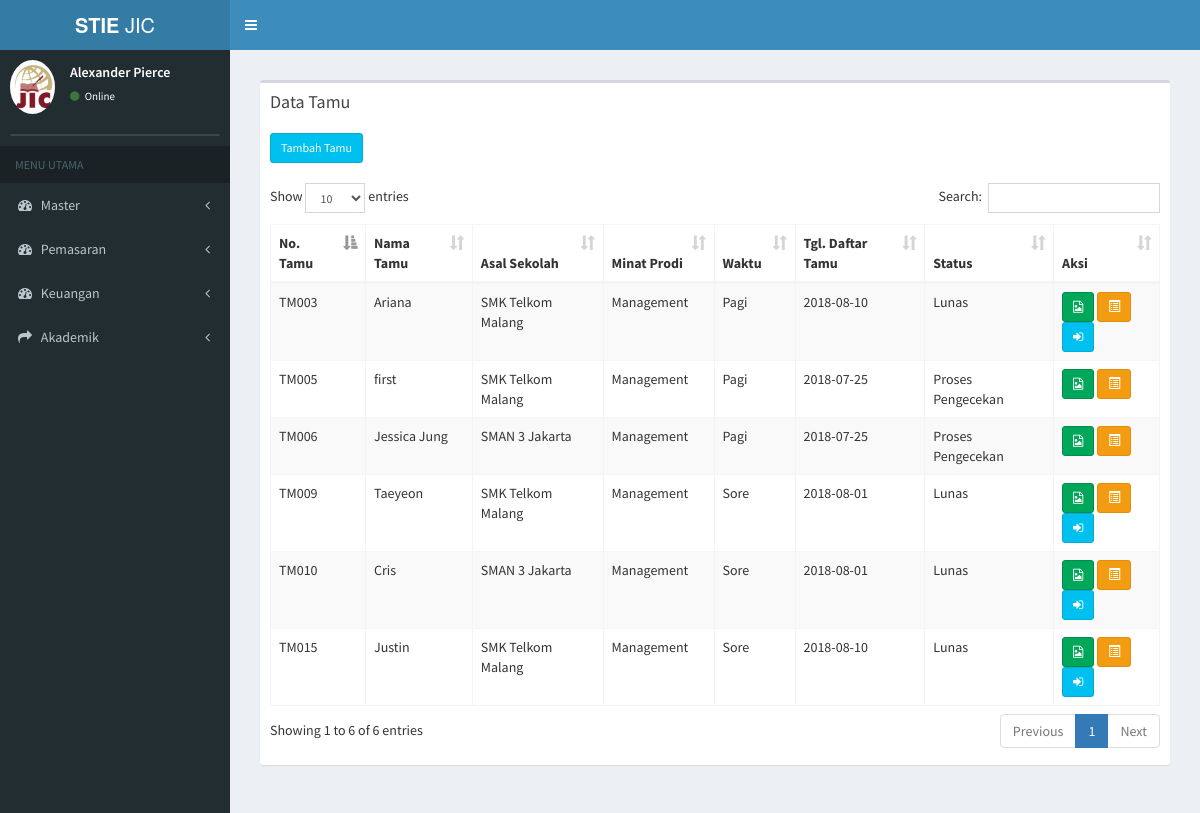
The page / on the database its author committed.
### tables this page shows
CREATE TABLE `tb_pendaftaran` (
  `id_pendaftaran` varchar(6) NOT NULL,
  `tanggal_pendaftaran` date NOT NULL,
  `nama_pendaftar` varchar(50) NOT NULL,
  `jk_pendaftar` varchar(20) NOT NULL,
  `id_sekolah` varchar(6) NOT NULL,
  `jurusan` varchar(20) NOT NULL,
  `alamat` varchar(100) NOT NULL,
  `email` varchar(30) NOT NULL,
  `no_telp` varchar(15) NOT NULL,
  `waktu` varchar(10) NOT NULL,
  `status_bayar` varchar(20) NOT NULL,
  `id_prodi` varchar(6) NOT NULL,
  `sumber` varchar(30) NOT NULL,
  `bukti_transfer` text NOT NULL,
  `id_du` varchar(6) NOT NULL,
  `f1` text NOT NULL,
  `f2` text NOT NULL,
  `f3` text NOT NULL,
  `notes` text NOT NULL,
  `tanggal_konfirmasi` date NOT NULL,
  `sgs` varchar(20) NOT NULL
);

CREATE TABLE `tb_sekolah` (
  `id_sekolah` varchar(6) NOT NULL,
  `nama_sekolah` varchar(30) NOT NULL,
  `alamat_sekolah` text NOT NULL,
  `jenis_sekolah` varchar(6) NOT NULL
);

CREATE TABLE `tb_prodi` (
  `id_prodi` varchar(6) NOT NULL,
  `nama_prodi` varchar(20) NOT NULL,
  `ketua_prodi` varchar(50) NOT NULL
);

### application/controllers/tamu.php (called while the page is built, shortened)
<?php
class Tamu extends CI_Controller {
	public function __construct()
	{
		$this->load->model('tamu_model');
		$this->load->model('daftar_ulang_model');
		$this->load->model('mahasiswa_model');
	}
	public function index(){
				$data['tamu'] = $this->tamu_model->data_tamu();
				$data['main_view'] = 'Tamu/data_tamu_view';
				$this->load->view('template', $data);
	}
}

### index.php (called while the page is built, shortened)
<?php
require_once BASEPATH.'core/CodeIgniter.php';

### application/models/tamu_model.php (called while the page is built, shortened)
<?php
class Tamu_model extends CI_Model {
	public function data_tamu(){
		$this->db->select('*');
		 $this->db->from('tb_pendaftaran');
     $this->db->join('tb_sekolah','tb_sekolah.id_sekolah=tb_pendaftaran.id_sekolah');
		 $this->db->join('tb_prodi','tb_prodi.id_prodi=tb_pendaftaran.id_prodi');
		 $query = $this->db->get();
		 return $query->result();
	}
}

### application/views/Tamu/data_tamu_view.php (the view, shortened to what this page needs)
<section class="content">
      <div class="row">
        <div class="col-xs-12">
          <div class="box">
            <div class="box-header">
              <h3 class="box-title">Data Tamu</h3>
            </div>
            <div class="box-body">
              <table id="example1" class="table table-bordered table-striped">
                 <a href="<?php echo base_url(); ?>tamu/page_tambah_tamu" class="btn btn-info btn-sm" > Tambah Tamu</a> <br> <br>
                <thead>
                <tr>
                  <th>No. Tamu</th>
                  <th>Nama Tamu</th>
                  <th>Asal Sekolah</th>
                  <th>Minat Prodi</th>
                  <th>Waktu</th>
                  <th>Tgl. Daftar Tamu</th>
                  <th>Status</th>
                  <th>Aksi</th>
                </tr>
                </thead>
                <tbody>
                <?php
                foreach ($tamu as $data) {
                  if ($data->status_bayar == 'Tamu') {
                  echo '
                <tr>
                  <td>'.$data->id_pendaftaran.'
                  </td>
                  <td>'.$data->nama_pendaftar.'</td>
                  <td>'.$data->nama_sekolah.'</td>
                  <td>'.$data->nama_prodi.'</td>
                  <td>'.$data->waktu.'</td>
                  <td>'.$data->tanggal_pendaftaran.'</td>
                  <td>'.$data->status_bayar.'</td>
                  <td>
                     <a href="'.base_url('tamu/f1/'.$data->id_pendaftaran).'" class="btn btn-warning btn-sm" >FU<span class="tooltiptext">Follow UP</span></a>
                     <a href="'.base_url('tamu/detail_tamu/'.$data->id_pendaftaran).'" class="btn btn-warning btn-sm"><i class="glyphicon glyphicon-list-alt"></i><span class="tooltiptext">Detail Tamu</span></a>
                      <a href="'.base_url('tamu/page_upload/'.$data->id_pendaftaran).'" class="btn btn-info btn-sm"><i class="fa fa-file-image-o"></i><span class="tooltiptext">Unggah Gambar</span></a>
                  </td>
                </tr>
                ';
              } else if ($data->status_bayar == 'Lunas') {
                if ($data->waktu == 'Pagi') {
                  echo '
                <tr>
                  <td>'.$data->id_pendaftaran.'
                  </td>
                  <td>'.$data->nama_pendaftar.'</td>
                  <td>'.$data->nama_sekolah.'</td>
                  <td>'.$data->nama_prodi.'</td>
                  <td>'.$data->waktu.'</td>
                  <td>'.$data->tanggal_pendaftaran.'</td>
                  <td>'.$data->status_bayar.'</td>
                  <td>
                     <a href="'.base_url('uploads/'.$data->bukti_transfer).'" class="btn btn-success btn-sm" target="_blank"><i class="fa fa-file-image-o"></i><span class="tooltiptext">Lihat Bukti</span></a>
                     <a href="'.base_url('tamu/detail_tamu/'.$data->id_pendaftaran).'" class="btn btn-warning btn-sm"><i class="glyphicon glyphicon-list-alt"></i><span class="tooltiptext">Detail Tamu</span></a>
                  <a href="'.base_url('daftar_ulang/page_du_pagi/'.$data->id_pendaftaran).'" class="btn btn-info btn-sm"><i class="fa fa-sign-in"></i><span class="tooltiptext">Daftar Ulang</span></a>
                  </td>
                </tr>
                ';
                }
                else {
                   echo '
                <tr>
                  <td>'.$data->id_pendaftaran.'
                  </td>
                  <td>'.$data->nama_pendaftar.'</td>
                  <td>'.$data->nama_sekolah.'</td>
                  <td>'.$data->nama_prodi.'</td>
                  <td>'.$data->waktu.'</td>
                  <td>'.$data->tanggal_pendaftaran.'</td>
                  <td>'.$data->status_bayar.'</td>
                  <td>
                   <a href="'.base_url('uploads/'.$data->bukti_transfer).'" class="btn btn-success btn-sm" target="_blank"><i class="fa fa-file-image-o"></i><span class="tooltiptext">Lihat Bukti</span></a>
                   <a href="'.base_url('tamu/detail_tamu/'.$data->id_pendaftaran).'" class="btn btn-warning btn-sm"><i class="glyphicon glyphicon-list-alt"></i><span class="tooltiptext">Detail Tamu</span></a>
                      <a href="'.base_url('daftar_ulang/page_du_sore/'.$data->id_pendaftaran).'" class="btn btn-info btn-sm"><i class="fa fa-sign-in"></i><span class="tooltiptext">Daftar Ulang</span></a>
                  </td>
                </tr>
                ';
                }
              ?>
              <?php
            } else if ($data->status_bayar != 'Non Aktif' AND $data->status_bayar != 'Aktif') {
                   echo '
                <tr>
                  <td>'.$data->id_pendaftaran.'
                  </td>
                  <td>'.$data->nama_pendaftar.'</td>
                  <td>'.$data->nama_sekolah.'</td>
                  <td>'.$data->nama_prodi.'</td>
                  <td>'.$data->waktu.'</td>
                  <td>'.$data->tanggal_pendaftaran.'</td>
                  <td>'.$data->status_bayar.'</td>
                  <td>
                   <a href="'.base_url('uploads/'.$data->bukti_transfer).'" class="btn btn-success btn-sm" target="_blank"><i class="fa fa-file-image-o"></i><span class="tooltiptext">Lihat Bukti</span></a>
                   <a href="'.base_url('tamu/detail_tamu/'.$data->id_pendaftaran).'" class="btn btn-warning btn-sm"><i class="glyphicon glyphicon-list-alt"></i><span class="tooltiptext">Detail Tamu</span></a>
                  </td>
                </tr>
                ';
            }
            }
            ?>
                </tbody>
              </table>
            </div>
          </div>
        </div>
      </div>
    </section>

### application/views/template.php (style rules this page uses)
a { position: relative; display: inline-block; }

### rows shown on the page
tb_pendaftaran: id_pendaftaran "TM003", nama_pendaftar "Ariana", id_sekolah.nama_sekolah "SMK Telkom Malang", id_prodi.nama_prodi "Management", waktu "Pagi", tanggal_pendaftaran "2018-08-10", status_bayar "Lunas"
tb_pendaftaran: id_pendaftaran "TM005", nama_pendaftar "first", id_sekolah.nama_sekolah "SMK Telkom Malang", id_prodi.nama_prodi "Management", waktu "Pagi", tanggal_pendaftaran "2018-07-25", status_bayar "Proses Pengecekan"
tb_pendaftaran: id_pendaftaran "TM006", nama_pendaftar "Jessica Jung", id_sekolah.nama_sekolah "SMAN 3 Jakarta", id_prodi.nama_prodi "Management", waktu "Pagi", tanggal_pendaftaran "2018-07-25", status_bayar "Proses Pengecekan"
tb_pendaftaran: id_pendaftaran "TM009", nama_pendaftar "Taeyeon", id_sekolah.nama_sekolah "SMK Telkom Malang", id_prodi.nama_prodi "Management", waktu "Sore", tanggal_pendaftaran "2018-08-01", status_bayar "Lunas"
tb_pendaftaran: id_pendaftaran "TM010", nama_pendaftar "Cris", id_sekolah.nama_sekolah "SMAN 3 Jakarta", id_prodi.nama_prodi "Management", waktu "Sore", tanggal_pendaftaran "2018-08-01", status_bayar "Lunas"
tb_pendaftaran: id_pendaftaran "TM015", nama_pendaftar "Justin", id_sekolah.nama_sekolah "SMK Telkom Malang", id_prodi.nama_prodi "Management", waktu "Sore", tanggal_pendaftaran "2018-08-10", status_bayar "Lunas"
